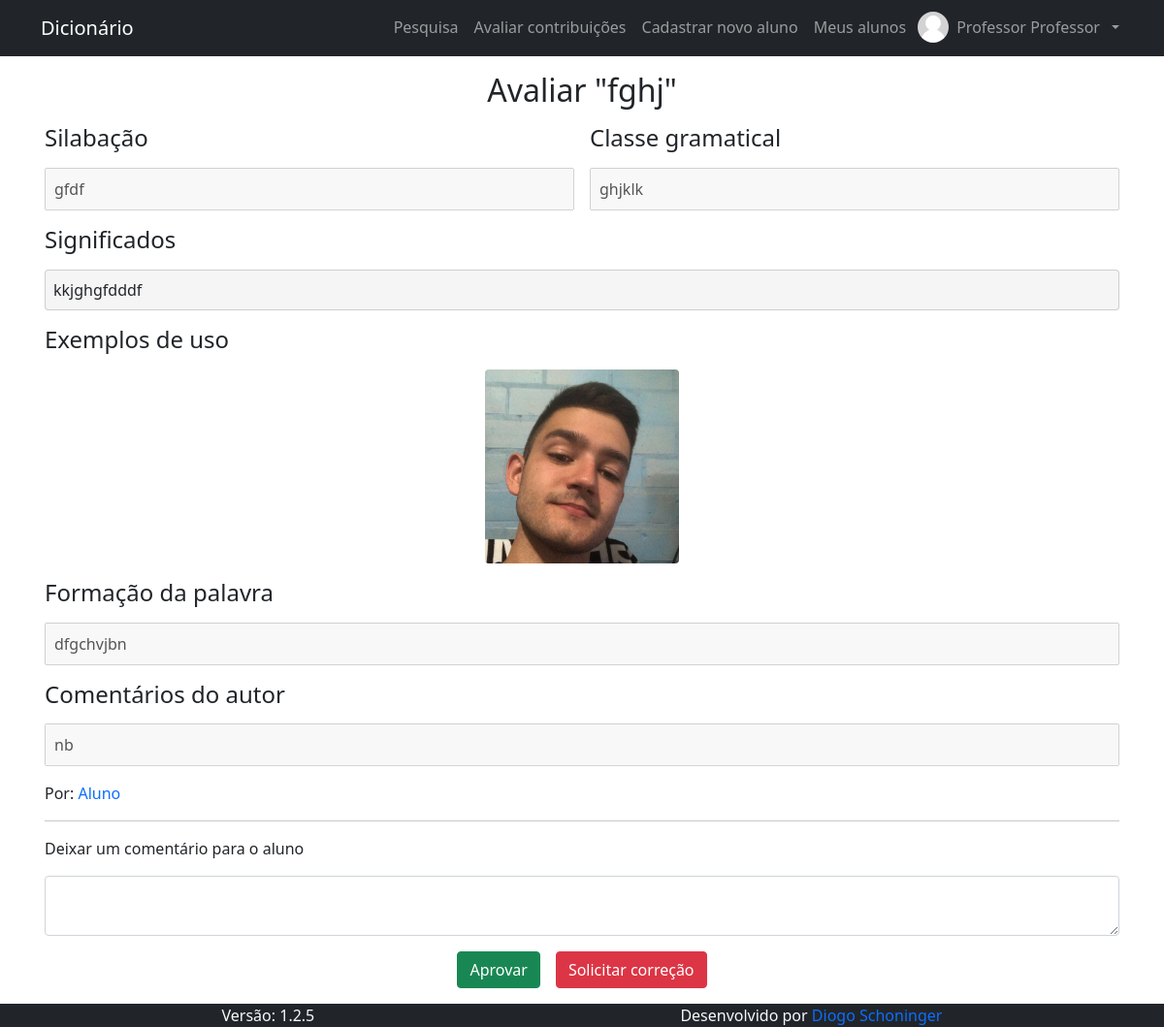
/pages/contribuicoes/avaliar_contribuicao.php?id_contribuicao=9 (signed in), run on the app's committed database.
### tables this page shows
CREATE TABLE IF NOT EXISTS `contribuicao` (
  `id_contribuicao` int(11) NOT NULL AUTO_INCREMENT,
  `contribuicao` text NOT NULL,
  `silabacao` text NOT NULL,
  `classe_gramatical` text NOT NULL,
  `significados` text NOT NULL,
  `formacao` text NOT NULL,
  `comentarios` text DEFAULT NULL,
  `id_autor` int(11) NOT NULL,
  `exemplos` text NOT NULL,
  `situacao` text NOT NULL,
  `comentarios_avaliador` text NOT NULL,
  PRIMARY KEY (`id_contribuicao`)
);

CREATE TABLE IF NOT EXISTS `usuario` (
  `id_usuario` int(11) NOT NULL AUTO_INCREMENT,
  `nome_usuario` text NOT NULL,
  `email` varchar(128) NOT NULL,
  `cpf` varchar(11) NOT NULL,
  `data_nasc` date NOT NULL,
  `senha` text NOT NULL,
  `nivel` int(1) NOT NULL,
  `primeiro_acesso` int(1) NOT NULL DEFAULT 1,
  `id_responsavel` int(1) NOT NULL,
  `foto` text DEFAULT NULL,
  PRIMARY KEY (`id_usuario`),
  UNIQUE KEY `email` (`email`),
  UNIQUE KEY `cpf` (`cpf`)
);

### pages/contribuicoes/avaliar_contribuicao.php (the view, shortened to what this page needs)
<?php
  $conn = open_db();
  $id_contribuicao = mysqli_real_escape_string($conn, $_GET["id_contribuicao"]);
?>
<?php
  $conn = open_db();
  $results = $conn->query("SELECT * FROM contribuicao WHERE id_contribuicao = $id_contribuicao");
  if (!$results) {
    echo "<div class='alert alert-danger alert-dismissible fade show m-0' role='alert'>" . $conn->error . "<button type='button' class='btn-close' data-bs-dismiss='alert' aria-label='Close'></button></div>";
  } else if ($results->num_rows !== 1) {
    header("Location: " . BASE_URL);
    exit();
  } else {
    $contribuicao = $results->fetch_object();
  }
?>
<h1 class="fs-2 text-center m-0">Avaliar "<?php echo $contribuicao->contribuicao ?>"</h1>
<div class="row g-0 gap-3 col-sm">
  <h2 class="fs-4 m-0">Silabação</h2>
  <input class="p-2" type="text" disabled value="<?php echo $contribuicao->silabacao ?>"/>
</div>
<div class="row g-0 gap-3 col-sm">
  <h2 class="fs-4 m-0">Classe gramatical</h2>
  <input class="p-2" type="text" disabled value="<?php echo $contribuicao->classe_gramatical ?>"/>
</div>
<div class="row g-0 gap-3">
  <h2 class="fs-4 m-0">Significados</h2>
  <div class="p-2 rounded" style="border: 1px solid rgba(118, 118, 118, 0.3); background-color: rgba(220, 220, 220, 0.3)" type="text" disabled>
    <?php echo $contribuicao->significados ?>
  </div>
</div>
<div class="row g-0 gap-3">
  <h2 class="fs-4 m-0">Exemplos de uso</h2>
  <div class="row g-0 gap-3 justify-content-center">
    <?php
      $exemplos = explode(" ", $contribuicao->exemplos);
      for ($i = 0; $i < count($exemplos); $i++) :
    ?>
      <img class="rounded" src="<?php echo BASE_URL . $exemplos[$i] ?>"  style="width: 200px; height: 200px; object-fit: cover; cursor: pointer" data-bs-toggle="modal" data-bs-target="#exampleModal<?php echo $i ?>">
    <?php endfor ?>
  </div>
</div>
<div class="row g-0 gap-3">
  <h2 class="fs-4 m-0">Formação da palavra</h2>
  <input class="p-2" type="text" disabled value="<?php echo $contribuicao->formacao ?>"/>
</div>
<div class="row g-0 gap-3">
  <h2 class="fs-4 m-0">Comentários do autor</h2>
  <input class="p-2" type="text" disabled value="<?php echo $contribuicao->comentarios ?>"/>
</div>
<?php
  $conn = open_db();
  $results = $conn->query("SELECT nome_usuario FROM usuario WHERE id_usuario = $contribuicao->id_autor");
  $autor = $results->fetch_object();
?>
<div class="row g-0">
  <span>Por: <a class="nav-link d-inline px-0" href="<?php echo BASE_URL ?>pages/user/perfil.php?id_usuario=<?php echo $contribuicao->id_autor ?>"><?php echo $autor->nome_usuario ?></a></span>
</div>
<hr class="m-0"/>
<form class="row g-0 gap-3" action="" method="post">
  <div class="row g-0 gap-3">
    <label class="">Deixar um comentário para o aluno</label>
    <textarea class="form-control" name="comentarios_avaliador"><?php echo $contribuicao->comentarios_avaliador ?></textarea>
  </div>
  <div class="row g-0 gap-3 justify-content-center">
    <?php if ($contribuicao->situacao !== "Aprovada") : ?>
      <button class="btn btn-success w-auto" type="submit" name="acao" value="aprovar">Aprovar</button>
    <?php endif ?>
    <button class="btn btn-danger w-auto" type="submit" name="acao" value="correcao">Solicitar correção</button>
  </div>
</form>

### data on the page
contribuicao: contribuicao "fghj", silabacao "gfdf", classe_gramatical "ghjklk", significados "kkjghgfdddf", exemplos (picture), formacao "dfgchvjbn", comentarios "nb"
usuario: nome_usuario "Aluno"

### other printed values
$nome_usuario[0] "Professor"
$nome_usuario[$last_name -1] "Professor"
VERSION "1.2.5"
